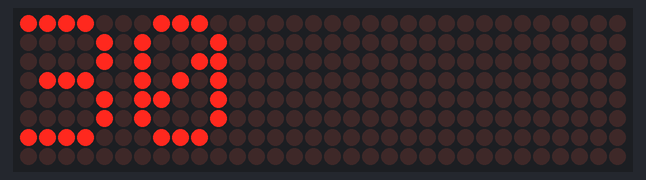
The sketch below on a simulated Arduino Uno, built with avr-gcc and run on an emulated ATmega328P. Parts: 32×8 LED matrix. The local clock reads 2024-03-15 10:24:30 at power-on unless the sketch sets it.

Above: at 0.1 s.
At 4.1 s:
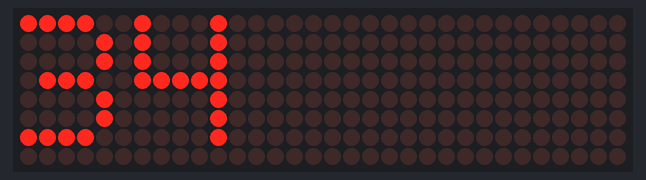
At 9.1 s:
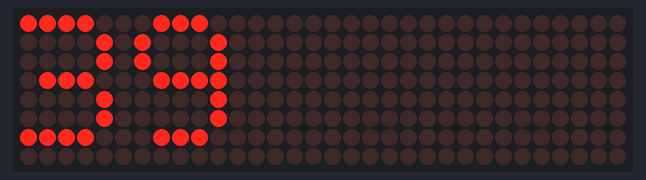
At 19.1 s:
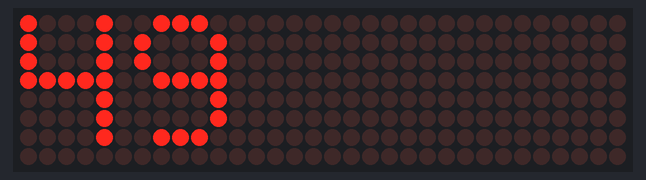
At 28.1 s:
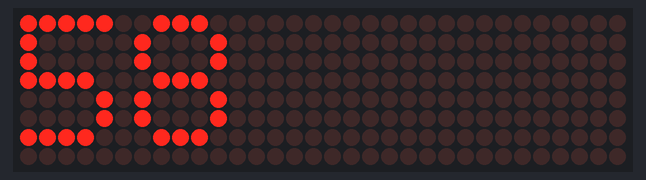
At 38.2 s:
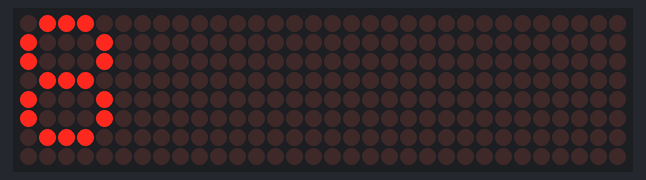

Measured:
- what the display in image 1 shows lasts 1.0 s, from 4.0 s to 5.0 s

The sketch:

parola.ino
```cpp
#include <MD_Parola.h>
#include <MD_MAX72xx.h>
#include <SPI.h>

#define HARDWARE_TYPE MD_MAX72XX::FC16_HW
#define MAX_DEVICES 4
#define CLK_PIN   13
#define DATA_PIN  11
#define CS_PIN    10

const uint16_t WAIT_TIME = 1000;

#include <Wire.h>
#include "RTClib.h"

RTC_DS1307 rtc;


MD_Parola P = MD_Parola(HARDWARE_TYPE, CS_PIN, MAX_DEVICES);
// Arbitrary output pins
// MD_Parola P = MD_Parola(HARDWARE_TYPE, DATA_PIN, CLK_PIN, CS_PIN, MAX_DEVICES);

void setup(void)
{

  rtc.begin();
  P.begin();

}

void loop(void)
{
  DateTime now = rtc.now();
  int b = (now.second());
  String a = String(now.hour())+String(now.minute())+String(now.second());
  P.print(b);
  delay(WAIT_TIME);
}
```
